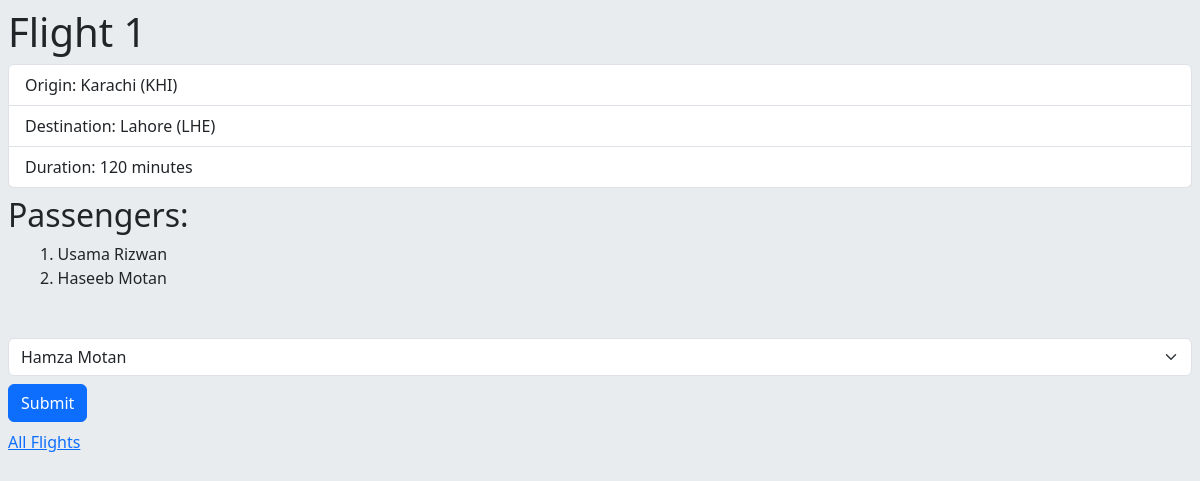
The page /flights/1 on the database its author committed.
### flights/models.py (models this page shows, shortened)
class Flight(models.Model):
    origin = models.ForeignKey(
        Airport, on_delete=models.CASCADE, related_name="departures"
    )
    destination = models.ForeignKey(
        Airport, on_delete=models.CASCADE, related_name="arrivals"
    )
    duration = models.IntegerField()

class Airport(models.Model):
    code = models.CharField(max_length=3)
    city = models.CharField(max_length=64)
    def __str__(self):
        return f"{self.city} ({self.code})"

class Passenger(models.Model):
    first = models.CharField(max_length=64)
    last = models.CharField(max_length=64)
    flights = models.ManyToManyField(Flight, blank=True, related_name="passengers")
    def __str__(self):
        return f"{self.first} {self.last}"

### flights/views.py (the view)
# urls.py: path("<int:flight_id>", views.flight, name="flight"),
def flight(request, flight_id):
    flight = Flight.objects.get(id=flight_id)
    passengers = flight.passengers.all()
    non_passengers = Passenger.objects.exclude(flights=flight).all()
    return render(
        request,
        "flight.html",
        {"flight": flight, "passengers": passengers, "non_passengers": non_passengers},
    )

### flights/templates/flight.html (shortened to what this page needs)
{% extends "layout.html" %} {% block body %}
<h1 class="m-2">Flight {{ flight.id }}</h1>
<ul class="m-2 list-group">
  <li class="list-group-item">Origin: {{ flight.origin }}</li>
  <li class="list-group-item">Destination: {{ flight.destination }}</li>
  <li class="list-group-item">Duration: {{ flight.duration }} minutes</li>
</ul>
<h2 class="m-2">Passengers:</h2>
<ul class="m-2 mb-5 list-group-numbered">
  {% for passenger in passengers %}
  <li class="list-group-item">{{ passenger }}</li>
  {% empty %}
  <li class="list-group-item">No Passengers.</li>
  {% endfor %}
</ul>
<form class="m-2" action="{% url 'book' flight.id %}" method="post">
  <select class="form-select" name="passenger" id="">
    {% for passenger in non_passengers %}
    <option value="{{ passenger.id }}">{{ passenger }}</option>
    {% endfor %}
  </select>
  <input class="mt-2 btn btn-primary" type="submit" />
</form>
<a class="m-2" href="{% url 'index' %}">All Flights</a>
{% endblock %}

### rows shown on the page
Flight: id "1", origin "Karachi (KHI)", destination "Lahore (LHE)", duration "120"
Passenger: first+last "Usama Rizwan"
Passenger: first+last "Haseeb Motan"

### other values the page prints
form field passenger "Hamza Motan"
